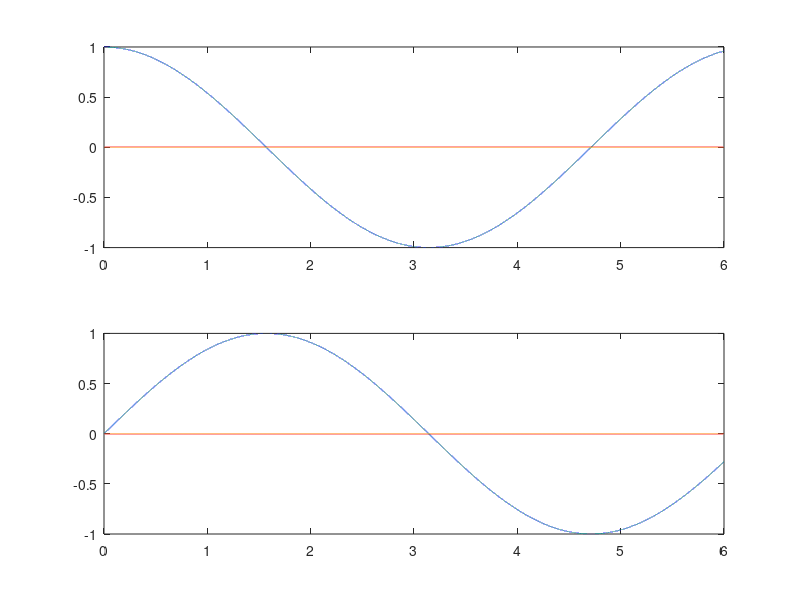

This figure's MATLAB source:
clear all;
close all;
clc


f2=inline('cos(x)');
f1=@(x)(cos(x));
a=0;
b=6;
h=0.0001;
x=0:h:6;
fx1=f1(x);
n=length(x);
s1=zeros(1,n);
I1=zeros(1,n);
iter=0;
s=0;

for i=1:n
 
    if i==1 || i==n
        s1(i)=fx1(i);
    else
        s1(i)=2*fx1(i);
    end

    
   I1(i)=(h/2)*(s+s1(i));
       s=s+s1(i);
end
baseY=zeros(1,length(x));
subplot(2,1,1)
plot(x,f1(x));
hold on
plot(x,baseY);
subplot(2,1,2)
plot(x,I1)
hold on
plot(x,baseY);
